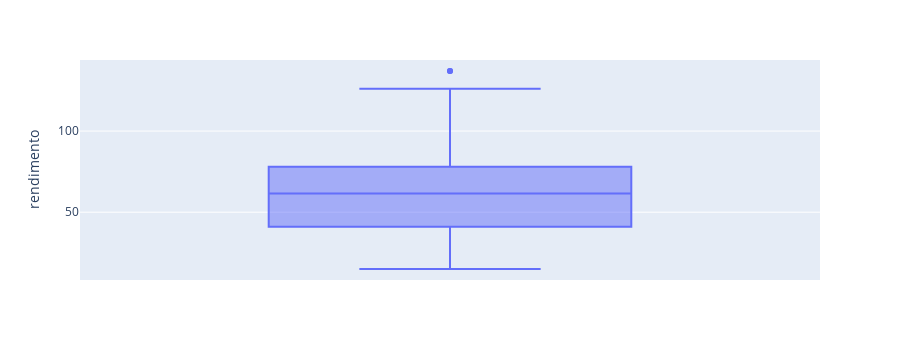

Notebook source saved alongside this figure:
### Code cell
boxplot = px.box(df, y="rendimento")
boxplot.show()

### Figure 1 — Plotly figure (JSON) as saved in the notebook; plotly's stock layout.template omitted (floating-point values rounded to 4 significant figures; data arrays with more than 128 entries replaced by an {"elided": "..."} marker saying what was removed)
{"data": [{"alignmentgroup": "True", "hovertemplate": "rendimento=%{y}<extra></extra>", "legendgroup": "", "marker": {"color": "#636efa"}, "name": "", "notched": false, "offsetgroup": "", "orientation": "v", "showlegend": false, "type": "box", "x0": " ", "xaxis": "x", "y": {"elided": "200 int values"}, "y0": " ", "yaxis": "y"}], "layout": {"boxmode": "group", "height": 360, "legend": {"tracegroupgap": 0}, "margin": {"t": 60}, "xaxis": {"anchor": "y", "autorange": true, "domain": [0, 1], "range": [-0.5, 0.5], "type": "category"}, "yaxis": {"anchor": "x", "autorange": true, "domain": [0, 1], "range": [8.222, 143.8], "title": {"text": "rendimento"}, "type": "linear"}}}
